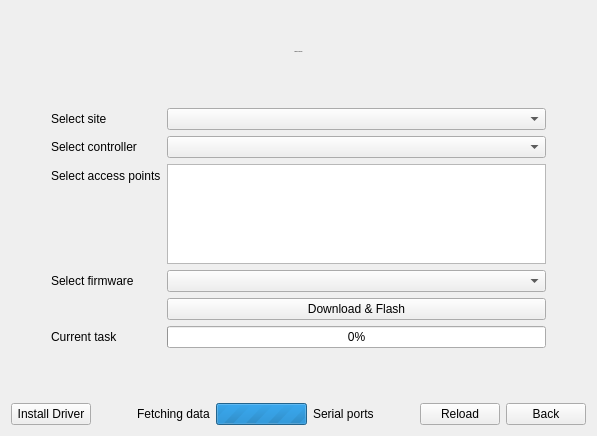
      <widget class="QWidget" name="replaceControllerPage">
       <layout class="QVBoxLayout" name="verticalLayout_3">
        <item>
         <spacer name="verticalSpacer_13">
          <property name="orientation">
           <enum>Qt::Vertical</enum>
          </property>
          <property name="sizeHint" stdset="0">
           <size>
            <width>20</width>
            <height>40</height>
           </size>
          </property>
         </spacer>
        </item>
        <item>
         <widget class="QLabel" name="replaceHeader">
          <property name="font">
           <font>
            <family>Roboto</family>
            <pointsize>-1</pointsize>
           </font>
          </property>
          <property name="text">
           <string>Replace Controller</string>
          </property>
          <property name="alignment">
           <set>Qt::AlignCenter</set>
          </property>
         </widget>
        </item>
        <item>
         <spacer name="verticalSpacer_12">
          <property name="orientation">
           <enum>Qt::Vertical</enum>
          </property>
          <property name="sizeHint" stdset="0">
           <size>
            <width>20</width>
            <height>40</height>
           </size>
          </property>
         </spacer>
        </item>
        <item>
         <widget class="QWidget" name="replaceForm" native="true">
          <layout class="QFormLayout" name="replaceForm_2">
           <property name="leftMargin">
            <number>40</number>
           </property>
           <property name="rightMargin">
            <number>40</number>
           </property>
           <item row="1" column="0">
            <widget class="QLabel" name="label_11">
             <property name="text">
              <string>Select site</string>
             </property>
            </widget>
           </item>
           <item row="1" column="1">
            <widget class="QComboBox" name="replaceControllerSitesComboBox"/>
           </item>
           <item row="2" column="0">
            <widget class="QLabel" name="label_12">
             <property name="text">
              <string>Select controller</string>
             </property>
            </widget>
           </item>
           <item row="2" column="1">
            <widget class="QComboBox" name="replaceControllerControllersComboBox"/>
           </item>
           <item row="3" column="1">
            <widget class="QListView" name="replaceControllerAPListView">
             <property name="maximumSize">
              <size>
               <width>16777215</width>
               <height>100</height>
              </size>
             </property>
             <property name="toolTip">
              <string>Checked WiFi connections are saved to the controller</string>
             </property>
             <property name="selectionMode">
              <enum>QAbstractItemView::ExtendedSelection</enum>
             </property>
            </widget>
           </item>
           <item row="5" column="0">
            <widget class="QLabel" name="label_14">
             <property name="text">
              <string>Select firmware</string>
             </property>
            </widget>
           </item>
           <item row="5" column="1">
            <widget class="QComboBox" name="replaceControllerFirmwaresComboBox"/>
           </item>
           <item row="6" column="1">
            <widget class="QPushButton" name="replaceControllerFlashButton">
             <property name="text">
              <string>Download &amp;&amp; Flash</string>
             </property>
            </widget>
           </item>
           <item row="7" column="0">
            <widget class="QLabel" name="replaceControllerProgressText">
             <property name="text">
              <string>Current task</string>
             </property>
            </widget>
           </item>
           <item row="7" column="1">
            <widget class="QProgressBar" name="replaceControllerProgressBar">
             <property name="value">
              <number>0</number>
             </property>
            </widget>
           </item>
           <item row="3" column="0">
            <widget class="QLabel" name="label_13">
             <property name="text">
              <string>Select access points</string>
             </property>
            </widget>
           </item>
          </layout>
         </widget>
        </item>
        <item>
         <spacer name="verticalSpacer_18">
          <property name="orientation">
           <enum>Qt::Vertical</enum>
          </property>
          <property name="sizeHint" stdset="0">
           <size>
            <width>20</width>
            <height>40</height>
           </size>
          </property>
         </spacer>
        </item>
        <item>
         <layout class="QHBoxLayout" name="horizontalLayout_5">
          <item>
           <widget class="QPushButton" name="replaceControllerDriverButton">
            <property name="text">
             <string>Install Driver</string>
            </property>
           </widget>
          </item>
          <item>
           <spacer name="horizontalSpacer_7">
            <property name="orientation">
             <enum>Qt::Horizontal</enum>
            </property>
            <property name="sizeHint" stdset="0">
             <size>
              <width>40</width>
              <height>20</height>
             </size>
            </property>
           </spacer>
          </item>
          <item>
           <widget class="QLabel" name="replaceControllerLoadingText">
            <property name="text">
             <string>Fetching data</string>
            </property>
           </widget>
          </item>
          <item>
           <widget class="QProgressBar" name="replaceControllerLoadingBar">
            <property name="maximum">
             <number>0</number>
            </property>
            <property name="value">
             <number>-1</number>
            </property>
           </widget>
          </item>
          <item>
           <widget class="QLabel" name="replaceControllerSerialPortsText">
            <property name="text">
             <string>Serial ports</string>
            </property>
           </widget>
          </item>
          <item>
           <spacer name="horizontalSpacer_10">
            <property name="orientation">
             <enum>Qt::Horizontal</enum>
            </property>
            <property name="sizeHint" stdset="0">
             <size>
              <width>40</width>
              <height>20</height>
             </size>
            </property>
           </spacer>
          </item>
          <item>
           <widget class="QPushButton" name="replaceControllerReloadButton">
            <property name="text">
             <string>Reload</string>
            </property>
           </widget>
          </item>
          <item>
           <widget class="QPushButton" name="replaceControllerBackButton">
            <property name="text">
             <string>Back</string>
            </property>
           </widget>
          </item>
         </layout>
        </item>
       </layout>
      </widget>
